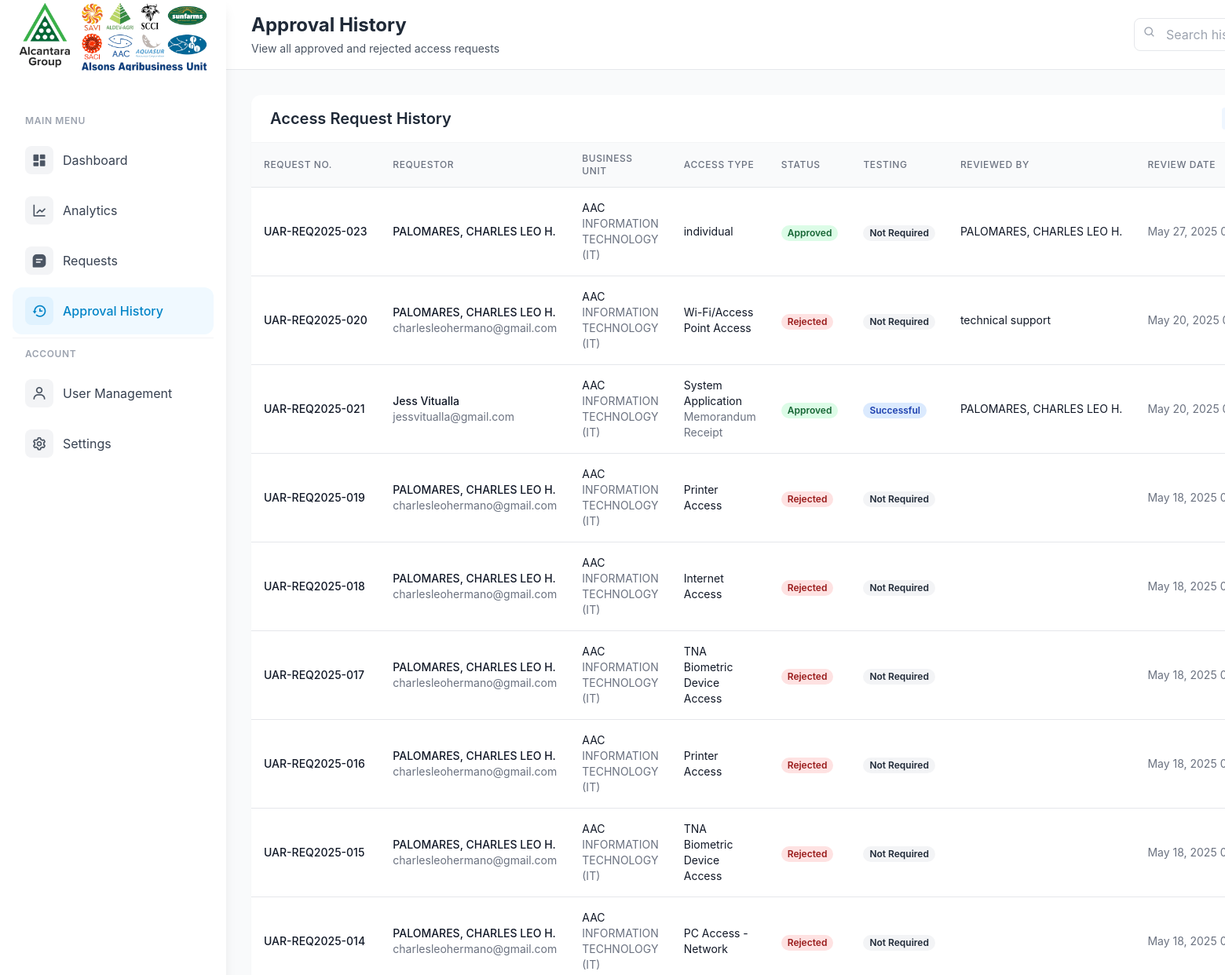
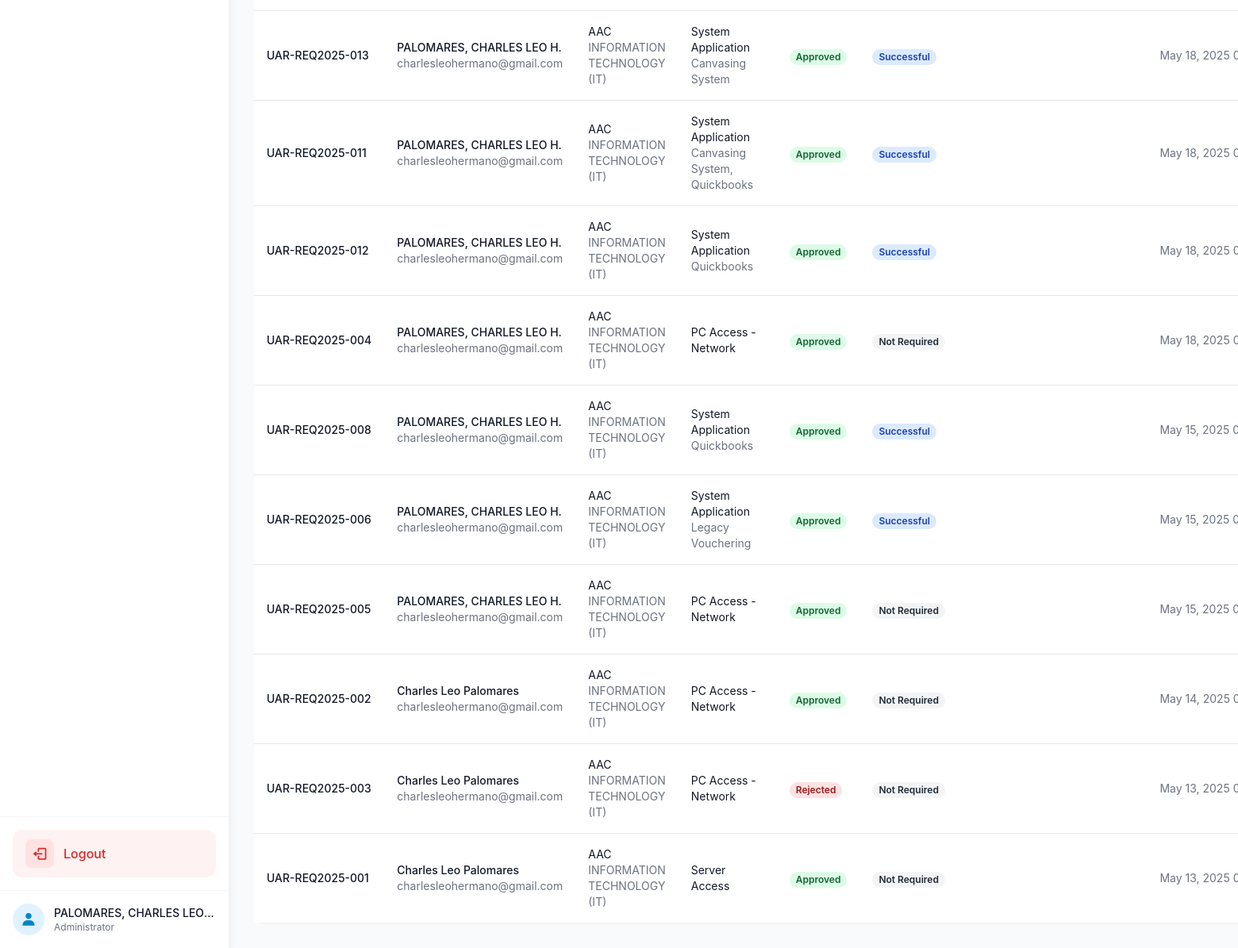
Before: /admin/approval_history.php (signed in) with the older database file (2 pictures, top to bottom).
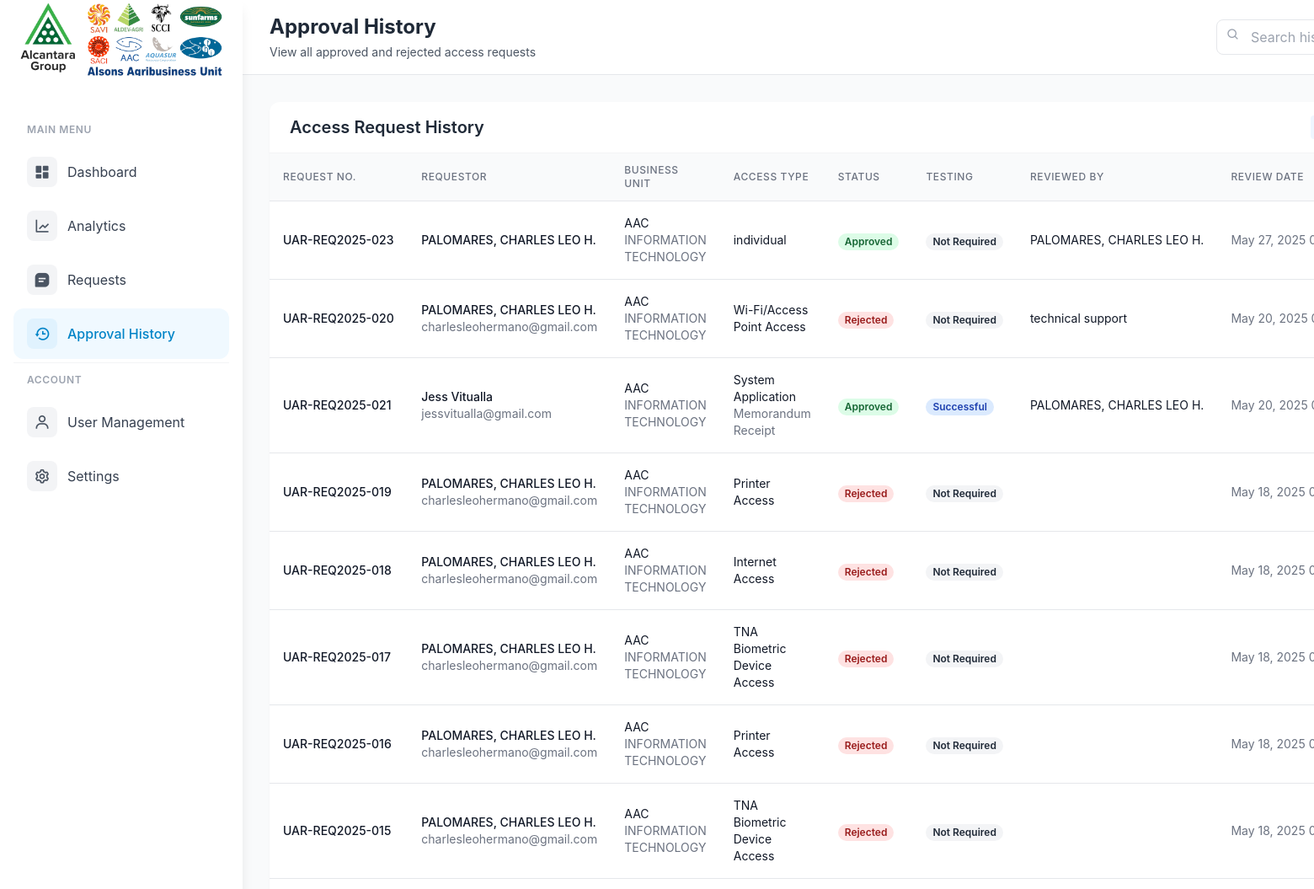
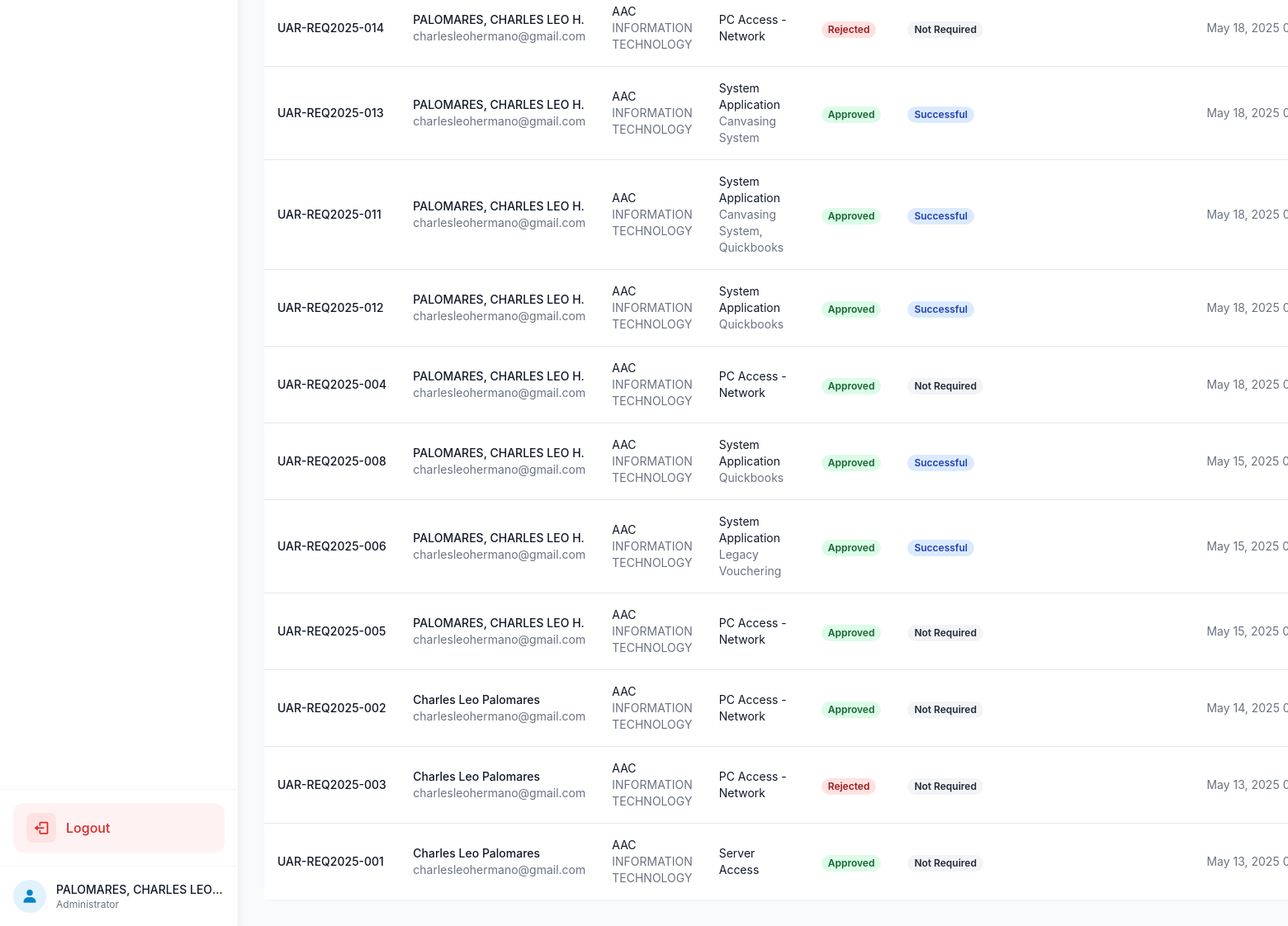
After: the same page with the newer database file (2 pictures, top to bottom).
### tables this page shows
CREATE TABLE `approval_history` (
  `history_id` int(11) NOT NULL,
  `request_id` int(11) DEFAULT NULL,
  `access_request_number` varchar(20) NOT NULL,
  `action` enum('approved','rejected') NOT NULL,
  `requestor_name` varchar(255) NOT NULL,
  `business_unit` varchar(50) NOT NULL,
  `department` varchar(100) NOT NULL,
  `access_type` varchar(50) NOT NULL,
  `admin_id` int(11) DEFAULT NULL,
  `comments` text DEFAULT NULL,
  `system_type` varchar(255) DEFAULT NULL,
  `duration_type` varchar(20) DEFAULT NULL,
  `start_date` date DEFAULT NULL,
  `end_date` date DEFAULT NULL,
  `justification` text NOT NULL,
  `email` varchar(255) NOT NULL,
  `employee_id` varchar(20) DEFAULT NULL,
  `contact_number` varchar(20) NOT NULL,
  `testing_status` enum('not_required','success','failed') DEFAULT 'not_required',
  `superior_id` int(11) DEFAULT NULL,
  `superior_notes` text DEFAULT NULL,
  `help_desk_id` int(11) DEFAULT NULL,
  `help_desk_notes` text DEFAULT NULL,
  `technical_id` int(11) DEFAULT NULL,
  `technical_notes` text DEFAULT NULL,
  `process_owner_id` int(11) DEFAULT NULL,
  `process_owner_notes` text DEFAULT NULL,
  `created_at` timestamp NOT NULL DEFAULT current_timestamp()
);

CREATE TABLE `employees` (
  `employee_id` varchar(20) NOT NULL,
  `company` varchar(10) NOT NULL,
  `employee_name` varchar(255) NOT NULL,
  `department` varchar(255) NOT NULL,
  `employee_email` varchar(255) NOT NULL,
  `password` varchar(255) DEFAULT NULL,
  `is_temp_password` tinyint(1) NOT NULL DEFAULT 1,
  `role` enum('requestor','superior','technical_support','process_owner','admin','help_desk') DEFAULT NULL
);

### admin/approval_history.php (the view, shortened to what this page needs)
<?php
require_once '../config.php';
try {
    $sql = "SELECT h.*, a.username as admin_username, e.employee_name as admin_name
            FROM approval_history h
            LEFT JOIN admin_users a ON h.admin_id = a.id
            LEFT JOIN employees e ON a.username = e.employee_id
            ORDER BY h.created_at DESC";
    $stmt = $pdo->prepare($sql);
    $stmt->execute();
    $history = $stmt->fetchAll(PDO::FETCH_ASSOC);
} catch (PDOException $e) {
    $_SESSION['error_message'] = "Error fetching history: " . $e->getMessage();
    $history = [];
}
?>
<!DOCTYPE html>
<html lang="en">
<head>
    <script src="https://cdn.tailwindcss.com"></script>
    <link href="https://cdn.jsdelivr.net/npm/boxicons@2.1.4/css/boxicons.min.css" rel="stylesheet">
</head>
<body class="bg-gray-50">
    <div class="flex min-h-screen">
        <div class="fixed inset-y-0 left-0 z-50 w-72 bg-white shadow-lg transform transition-transform duration-300">
            <div class="flex flex-col h-full">
                <div class="text-center">
                    <img src="../logo.png" alt="Alsons Agribusiness Logo" class="mt-1 w-60 h-auto mx-auto">
                </div><br>
                <nav class="flex-1 pt-6 pb-4 px-4 space-y-1 overflow-y-auto">
                    <p class="px-4 py-2 text-xs font-semibold text-gray-400 uppercase tracking-wider">
                        Main Menu
                    </p>
                    <a href="dashboard.php" class="flex items-center px-4 py-3 text-gray-700 rounded-xl transition-all hover:bg-gray-50 hover:text-primary-600 group">
                        <span class="flex items-center justify-center w-9 h-9 bg-gray-100 text-gray-600 rounded-lg group-hover:bg-primary-50 group-hover:text-primary-600">
                            <i class='bx bxs-dashboard text-xl'></i>
                        </span>
                        <span class="ml-3">Dashboard</span>
                    </a>
                    <a href="analytics.php" class="flex items-center px-4 py-3 text-gray-700 rounded-xl transition-all hover:bg-gray-50 hover:text-primary-600 group">
                        <span class="flex items-center justify-center w-9 h-9 bg-gray-100 text-gray-600 rounded-lg group-hover:bg-primary-50 group-hover:text-primary-600">
                            <i class='bx bx-line-chart text-xl'></i>
                        </span>
                        <span class="ml-3">Analytics</span>
                    </a>
                    <a href="requests.php" class="flex items-center px-4 py-3 text-gray-700 rounded-xl transition-all hover:bg-gray-50 hover:text-primary-600 group">
                        <span class="flex items-center justify-center w-9 h-9 bg-gray-100 text-gray-600 rounded-lg group-hover:bg-primary-50 group-hover:text-primary-600">
                            <i class='bx bxs-message-square-detail text-xl'></i>
                        </span>
                        <span class="ml-3">Requests</span>
                    </a>
                    <a href="#" class="flex items-center px-4 py-3 text-primary-600 bg-primary-50 rounded-xl transition-all hover:bg-primary-100 group">
                        <span class="flex items-center justify-center w-9 h-9 bg-primary-100 text-primary-600 rounded-lg group-hover:bg-primary-200">
                            <i class='bx bx-history text-xl'></i>
                        </span>
                        <span class="ml-3 font-medium">Approval History</span>
                    </a>
                    <div class="my-4 border-t border-gray-100"></div>
                    <p class="px-4 py-2 text-xs font-semibold text-gray-400 uppercase tracking-wider">
                        Account
                    </p>
                    <a href="user_management.php" class="flex items-center px-4 py-3 text-gray-700 rounded-xl transition-all hover:bg-gray-50 hover:text-primary-600 group">
                        <span class="flex items-center justify-center w-9 h-9 bg-gray-100 text-gray-600 rounded-lg group-hover:bg-primary-50 group-hover:text-primary-600">
                            <i class='bx bx-user text-xl'></i>
                        </span>
                        <span class="ml-3">User Management</span>
                    </a>
                    <a href="settings.php" class="flex items-center px-4 py-3 text-gray-700 rounded-xl transition-all hover:bg-gray-50 hover:text-primary-600 group">
                        <span class="flex items-center justify-center w-9 h-9 bg-gray-100 text-gray-600 rounded-lg group-hover:bg-primary-50 group-hover:text-primary-600">
                            <i class='bx bx-cog text-xl'></i>
                        </span>
                        <span class="ml-3">Settings</span>
                    </a>
                </nav>
                <div class="p-4 border-t border-gray-100">
                    <a href="logout.php" class="flex items-center px-4 py-3 text-red-600 bg-red-50 rounded-xl transition-all hover:bg-red-100 group">
                        <span class="flex items-center justify-center w-9 h-9 bg-red-100 text-red-600 rounded-lg group-hover:bg-red-200">
                            <i class='bx bx-log-out text-xl group-hover:rotate-90 transition-transform duration-300'></i>
                        </span>
                        <span class="ml-3 font-medium">Logout</span>
                    </a>
                </div>
                <div class="px-4 py-4 border-t border-gray-100">
                    <div class="flex items-center space-x-3">
                        <div class="flex-shrink-0">
                            <div class="w-10 h-10 rounded-full bg-primary-100 flex items-center justify-center text-primary-600">
                                <i class='bx bxs-user text-xl'></i>
                            </div>
                        </div>
                        <div class="flex-1 min-w-0">
                            <p class="text-sm font-medium text-gray-900 truncate">
                                <?php echo htmlspecialchars($_SESSION['admin_name'] ?? 'Admin'); ?>
                            </p>
                            <p class="text-xs text-gray-500 truncate">
                                Administrator
                            </p>
                        </div>
                    </div>
                </div>
            </div>
        </div>
        <div class="flex-1 ml-72">
            <div class="bg-white border-b border-gray-200">
                <div class="flex justify-between items-center px-8 py-4">
                    <div>
                        <h2 class="text-2xl font-bold text-gray-800">Approval History</h2>
                        <p class="text-gray-600 text-sm mt-1">
                            View all approved and rejected access requests
                        </p>
                    </div>
                    <div class="flex items-center gap-4">
                        <div class="relative">
                            <input type="text"
                                   id="searchInput"
                                   placeholder="Search history..."
                                   class="pl-10 pr-4 py-2 border border-gray-200 rounded-lg focus:outline-none focus:ring-2 focus:ring-primary/20">
                            <i class='bx bx-search absolute left-3 top-2.5 text-gray-400'></i>
                        </div>
                    </div>
                </div>
            </div>
            <div class="p-8">
                <div class="bg-white rounded-xl shadow-sm">
                    <div class="border-b border-gray-100 px-6 py-4">
                        <div class="flex justify-between items-center">
                            <h3 class="text-xl font-semibold text-gray-800">Access Request History</h3>
                            <div class="flex gap-2">
                                <button onclick="filterHistory('all')" class="px-3 py-1 text-sm bg-blue-50 text-primary rounded">All</button>
                            </div>
                        </div>
                    </div>
                    <div class="overflow-x-auto">
                        <table class="min-w-full divide-y divide-gray-200">
                            <thead class="bg-gray-50">
                                <tr>
                                    <th class="px-4 py-3 text-left text-xs font-medium text-gray-500 uppercase tracking-wider">Request No.</th>
                                    <th class="px-4 py-3 text-left text-xs font-medium text-gray-500 uppercase tracking-wider">Requestor</th>
                                    <th class="px-4 py-3 text-left text-xs font-medium text-gray-500 uppercase tracking-wider">Business Unit</th>
                                    <th class="px-4 py-3 text-left text-xs font-medium text-gray-500 uppercase tracking-wider">Access Type</th>
                                    <th class="px-4 py-3 text-left text-xs font-medium text-gray-500 uppercase tracking-wider">Status</th>
                                    <th class="px-4 py-3 text-left text-xs font-medium text-gray-500 uppercase tracking-wider">Testing</th>
                                    <th class="px-4 py-3 text-left text-xs font-medium text-gray-500 uppercase tracking-wider">Reviewed By</th>
                                    <th class="px-4 py-3 text-left text-xs font-medium text-gray-500 uppercase tracking-wider">Review Date</th>
                                </tr>
                            </thead>
                            <tbody class="bg-white divide-y divide-gray-200">
                                <?php foreach ($history as $entry): ?>
                                <tr class="hover:bg-gray-50">
                                    <td class="px-4 py-4 whitespace-nowrap">
                                        <div class="text-sm font-medium text-gray-900"><?php echo htmlspecialchars($entry['access_request_number']); ?></div>
                                    </td>
                                    <td class="px-4 py-4">
                                        <div class="text-sm font-medium text-gray-900"><?php echo htmlspecialchars($entry['requestor_name']); ?></div>
                                        <div class="text-sm text-gray-500"><?php echo htmlspecialchars($entry['email']); ?></div>
                                    </td>
                                    <td class="px-4 py-4">
                                        <div class="text-sm text-gray-900"><?php echo htmlspecialchars($entry['business_unit']); ?></div>
                                        <div class="text-sm text-gray-500"><?php echo htmlspecialchars($entry['department']); ?></div>
                                    </td>
                                    <td class="px-4 py-4">
                                        <div class="text-sm text-gray-900"><?php echo htmlspecialchars($entry['access_type']); ?></div>
                                        <?php if ($entry['system_type']): ?>
                                            <div class="text-sm text-gray-500"><?php echo htmlspecialchars($entry['system_type']); ?></div>
                                        <?php endif; ?>
                                    </td>
                                    <td class="px-4 py-4 whitespace-nowrap">
                                        <span class="px-2 inline-flex text-xs leading-5 font-semibold rounded-full
                                            <?php echo $entry['action'] === 'approved' ? 'bg-green-100 text-green-800' : 'bg-red-100 text-red-800'; ?>">
                                            <?php echo ucfirst($entry['action']); ?>
                                        </span>
                                    </td>
                                    <td class="px-4 py-4 whitespace-nowrap">
                                        <?php if (!empty($entry['testing_status'])): ?>
                                            <span class="px-2 inline-flex text-xs leading-5 font-semibold rounded-full
                                                <?php echo $entry['testing_status'] === 'success' ? 'bg-blue-100 text-blue-800' :
                                                    ($entry['testing_status'] === 'failed' ? 'bg-red-100 text-red-800' : 'bg-gray-100 text-gray-800'); ?>">
                                                <?php echo $entry['testing_status'] === 'success' ? 'Successful' :
                                                    ($entry['testing_status'] === 'failed' ? 'Failed' :
                                                    ($entry['testing_status'] === 'not_required' ? 'Not Required' : ucfirst($entry['testing_status']))); ?>
                                            </span>
                                        <?php else: ?>
                                            <span class="text-sm text-gray-500">-</span>
                                        <?php endif; ?>
                                    </td>
                                    <td class="px-4 py-4 whitespace-nowrap">
                                        <div class="text-sm text-gray-900"><?php echo htmlspecialchars($entry['admin_name']); ?></div>
                                    </td>
                                    <td class="px-4 py-4 whitespace-nowrap">
                                        <div class="text-sm text-gray-500">
                                            <?php echo date('M d, Y H:i', strtotime($entry['created_at'])); ?>
                                        </div>
                                    </td>
                                </tr>
                                <?php endforeach; ?>
                            </tbody>
                        </table>
                    </div>
                </div>
            </div>
        </div>
    </div>
</body>
</html>

Changed rows visible on the page:
changed approval_history "UAR-REQ2025-023": department "INFORMATION TECHNOLOGY (IT)" → "INFORMATION TECHNOLOGY"
changed approval_history "UAR-REQ2025-020": department "INFORMATION TECHNOLOGY (IT)" → "INFORMATION TECHNOLOGY"
changed approval_history "UAR-REQ2025-021": department "INFORMATION TECHNOLOGY (IT)" → "INFORMATION TECHNOLOGY"
changed approval_history "UAR-REQ2025-019": department "INFORMATION TECHNOLOGY (IT)" → "INFORMATION TECHNOLOGY"
changed approval_history "UAR-REQ2025-018": department "INFORMATION TECHNOLOGY (IT)" → "INFORMATION TECHNOLOGY"
changed approval_history "UAR-REQ2025-017": department "INFORMATION TECHNOLOGY (IT)" → "INFORMATION TECHNOLOGY"
changed approval_history "UAR-REQ2025-016": department "INFORMATION TECHNOLOGY (IT)" → "INFORMATION TECHNOLOGY"
changed approval_history "UAR-REQ2025-015": department "INFORMATION TECHNOLOGY (IT)" → "INFORMATION TECHNOLOGY"
changed approval_history "UAR-REQ2025-014": department "INFORMATION TECHNOLOGY (IT)" → "INFORMATION TECHNOLOGY"
changed approval_history "UAR-REQ2025-013": department "INFORMATION TECHNOLOGY (IT)" → "INFORMATION TECHNOLOGY"
changed approval_history "UAR-REQ2025-011": department "INFORMATION TECHNOLOGY (IT)" → "INFORMATION TECHNOLOGY"
changed approval_history "UAR-REQ2025-012": department "INFORMATION TECHNOLOGY (IT)" → "INFORMATION TECHNOLOGY"
changed approval_history "UAR-REQ2025-004": department "INFORMATION TECHNOLOGY (IT)" → "INFORMATION TECHNOLOGY"
changed approval_history "UAR-REQ2025-008": department "INFORMATION TECHNOLOGY (IT)" → "INFORMATION TECHNOLOGY"
changed approval_history "UAR-REQ2025-006": department "INFORMATION TECHNOLOGY (IT)" → "INFORMATION TECHNOLOGY"
changed approval_history "UAR-REQ2025-005": department "INFORMATION TECHNOLOGY (IT)" → "INFORMATION TECHNOLOGY"
changed approval_history "UAR-REQ2025-002": department "INFORMATION TECHNOLOGY (IT)" → "INFORMATION TECHNOLOGY"
changed approval_history "UAR-REQ2025-003": department "INFORMATION TECHNOLOGY (IT)" → "INFORMATION TECHNOLOGY"
changed approval_history "UAR-REQ2025-001": department "INFORMATION TECHNOLOGY (IT)" → "INFORMATION TECHNOLOGY"
